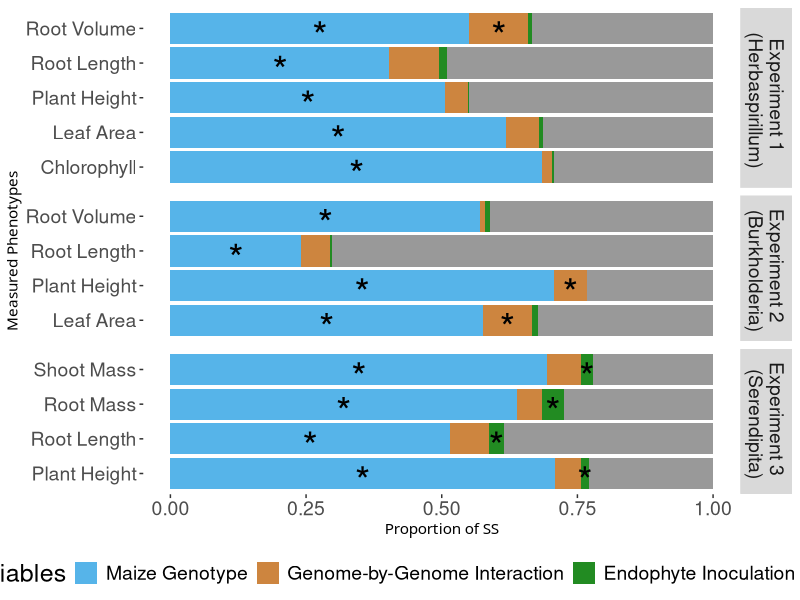
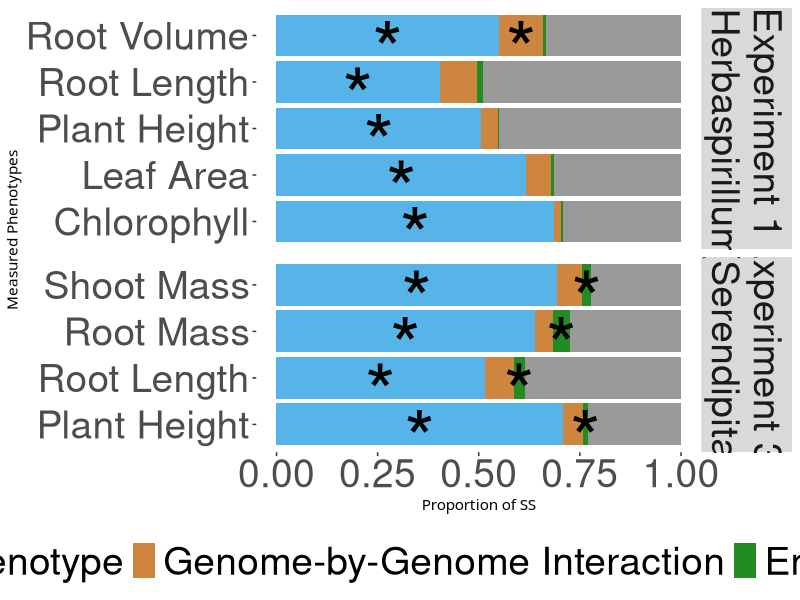

Recreate these plots in R, in order.
# This script will combine the analysis and create final figures for my final combined data. 

getwd()                      # PLEASE CHANGE WD
setwd("/home/coreyschultz/1.Projects/2.Maize.Endophyte.Project/Final_Data_and_Figs")
getwd()
library(tidyr)
library(tidyverse)
library(broom)
library(ggplot2)
library(car)
library(data.table)
library(ggpubr)

Herb_data = read.csv("Final_Herb_Data.csv", sep =",")
Burk_data = read.csv("Final_Burk_Data.csv", sep =",")
Serendip_data = read.csv("Final_Sbecsii_Data.csv", sep =",")

names(Herb_data) <- c("Genotype", "Condition", "Rep", "Endophyte","Chlorophyll1","Chlorophyll2","Chlorophyll3",
                      "PlantHeight","LeafArea","RootLength","RootVolume","Group_or_Date")
names(Burk_data) <- c("Genotype", "Condition", "Rep", "Endophyte",
                      "PlantHeight","LeafArea","RootLength","RootVolume")
names(Serendip_data) <- c("Genotype", "Condition", "Rep", "Endophyte",
                          "PlantHeight","RootLength","RootMass","ShootMass")

Serendip_data$Condition <- gsub('C', 'Control', Serendip_data$Condition)
Serendip_data$Condition <- gsub('I', 'Inoculated', Serendip_data$Condition)
Herb_data$Condition <- gsub('C', 'Control', Herb_data$Condition)
Herb_data$Condition <- gsub('I', 'Inoculated', Herb_data$Condition)
Burk_data$Condition <- gsub('C', 'Control', Burk_data$Condition)
Burk_data$Condition <- gsub('I', 'Inoculated', Burk_data$Condition)


# number of variables in our model + residuals
n = 4

# Serendipita #Drop rep
SereResultsT1 <- data.frame()
SereResultsT1 <- data.frame(PlantHeight=numeric(n),RootLength=numeric(n),RootMass=numeric(n),ShootMass=numeric(n))
rownames(SereResultsT1) <- c("Genotype","Inoculation","Genotype:Inoculation", "Residuals")

myvars <- names(Serendip_data[5:8]) # create a list of traits
Signif_list <- list()

for( m in myvars){
  print(m)
  print(as.name(m))
  linmod <- lm(Serendip_data[[m]] ~ Genotype + Condition + Genotype:Condition, data = Serendip_data)
  HPH1 <- anova(linmod)
  print(HPH1)
  SereResultsT1[[m]] <- c(HPH1[1,2],HPH1[2,2],HPH1[3,2],HPH1[4,2])
  itlist = HPH1[,5]
  Signif_list <- append(Signif_list, itlist)
}

#Get rid of the NAs from residuals
Signif_list[is.na(Signif_list)] = 1
Signif_list

# Convert these p values to *
for( s in 1:length(Signif_list)){
  #print(s)
  if (Signif_list[s] < .05){
    Signif_list[s] <- '*'
    #print("True")
  } else {
    Signif_list[s] <- " "
    #print("False")
  }
}
Signif_list

# Now Normalize all the columns
ST1 <- SereResultsT1

ST1[] <- lapply(ST1[], function(x) x/sum(x))
setDT(ST1, keep.rownames = TRUE)[]

SereT1_long <- ST1 %>%
  gather(ST1, value,PlantHeight:ShootMass)

SereT1_long$Signif <- Signif_list


# Herbaspirillum

# Average Chlorophyll together
Herb_data$Chlorophyll <- rowMeans(Herb_data[ , c("Chlorophyll1","Chlorophyll2","Chlorophyll3")], na.rm=TRUE)

HerbResultsT1 <- data.frame(Chlorophyll=numeric(n),PlantHeight=numeric(n),LeafArea=numeric(n),RootLength=numeric(n),RootVolume=numeric(n))
rownames(HerbResultsT1) <- c("Genotype","Inoculation","Genotype:Inoculation", "Residuals")

herb_cols <- c(13, 8:11)
myvars <- names(Herb_data[,herb_cols]) # create a list of traits
Signif_list <- list()

for( m in myvars){
  print(m)
  print(as.name(m))
  linmod <- lm(Herb_data[[m]] ~ Genotype + Condition + Genotype:Condition, data = Herb_data)
  HPH1 <- anova(linmod)
  print(HPH1)
  HerbResultsT1[[m]] <- c(HPH1[1,2],HPH1[2,2],HPH1[3,2],HPH1[4,2])
  itlist = HPH1[,5]
  Signif_list <- append(Signif_list, itlist)
}

#Get rid of the NAs from residuals
Signif_list[is.na(Signif_list)] = 1
Signif_list

# Convert these p values to *
for( s in 1:length(Signif_list)){
  #print(s)
  if (Signif_list[s] < .05){
    Signif_list[s] <- '*'
    #print("True")
  } else {
    Signif_list[s] <- " "
    #print("False")
  }
}
Signif_list

# Now Normalize all the columns
HerbT1 <- HerbResultsT1

HerbT1[] <- lapply(HerbT1[], function(x) x/sum(x))
setDT(HerbT1, keep.rownames = TRUE)[]

HerbT1_long <- HerbT1 %>%
  gather(HerbT1, value,Chlorophyll:RootVolume)

HerbT1_long$Signif <- Signif_list


# Burkholderia
Burk_data$RootLength <- as.numeric(Burk_data$RootLength)
Burk_data$RootVolume <- as.numeric(Burk_data$RootVolume)

burkResultsT1 <- data.frame(PlantHeight=numeric(n),LeafArea=numeric(n),RootLength=numeric(n),RootVolume=numeric(n))
rownames(burkResultsT1) <- c("Genotype","Inoculation","Genotype:Inoculation", "Residuals")

myvars <- names(Burk_data[5:8]) # create a list of traits
Signif_list <- list()

for( m in myvars){
  print(m)
  print(as.name(m))
  linmod <- lm(Burk_data[[m]] ~ Genotype + Condition + Genotype:Condition, data = Burk_data)
  HPH1 <- anova(linmod)
  print(HPH1)
  burkResultsT1[[m]] <- c(HPH1[1,2],HPH1[2,2],HPH1[3,2],HPH1[4,2])
  itlist = HPH1[,5]
  Signif_list <- append(Signif_list, itlist)
}

#Get rid of the NAs from residuals
Signif_list[is.na(Signif_list)] = 1
Signif_list

# Convert these p values to *
for( s in 1:length(Signif_list)){
  #print(s)
  if (Signif_list[s] < .05){
    Signif_list[s] <- '*'
    #print("True")
  } else {
    Signif_list[s] <- " "
    #print("False")
  }
}
Signif_list

# Now Normalize all the columns
BurkT1 <- burkResultsT1

BurkT1[] <- lapply(BurkT1[], function(x) x/sum(x))
setDT(BurkT1, keep.rownames = TRUE)[]

BurkT1_long <- BurkT1 %>%
  gather(BurkT1, value,PlantHeight:RootVolume)

BurkT1_long$Signif <- Signif_list


# Endophytes included in Name: don't like that but without empty faceting
SereT1_long["Endophyte"] <- "Experiment 3 \n (Serendipita)"
HerbT1_long["Endophyte"] <- "Experiment 1 \n (Herbaspirillum)"
BurkT1_long["Endophyte"] <- "Experiment 2 \n (Burkholderia)"


names(SereT1_long)[names(SereT1_long) == "ST1"] <- "Phenotype"
names(HerbT1_long)[names(HerbT1_long) == "HerbT1"] <- "Phenotype"
names(BurkT1_long)[names(BurkT1_long) == "BurkT1"] <- "Phenotype"

SandHandB <- rbind(HerbT1_long,BurkT1_long,SereT1_long)

cbPalette <- c("#999999", "forestgreen", "tan3", "#56B4E9", "#F0E442", "#0072B2", "#D55E00", "#CC79A7")

# Add spaces to phenotypes

SandHandB$Phenotype[SandHandB$Phenotype == "PlantHeight"] <- "Plant Height"
SandHandB$Phenotype[SandHandB$Phenotype == "LeafArea"] <- "Leaf Area"
SandHandB$Phenotype[SandHandB$Phenotype == "RootLength"] <- "Root Length"
SandHandB$Phenotype[SandHandB$Phenotype == "RootVolume"] <- "Root Volume"
SandHandB$Phenotype[SandHandB$Phenotype == "ShootMass"] <- "Shoot Mass"
SandHandB$Phenotype[SandHandB$Phenotype == "RootMass"] <- "Root Mass"

# Change names in legends to fit the manuscript text
SandHandB$rn[SandHandB$rn == "Genotype"] <- "Maize Genotype"
SandHandB$rn[SandHandB$rn == "Inoculation"] <- "Endophyte Inoculation"
SandHandB$rn[SandHandB$rn == "Genotype:Inoculation"] <- "Genome-by-Genome Interaction"

# reorder legend 
SandHandB$rn <- factor(SandHandB$rn, levels = c("Maize Genotype","Genome-by-Genome Interaction","Endophyte Inoculation","Residuals"))

# why do I need to use another vjust? cus its turned sideways? that is stupid
fig_1 <- ggplot(SandHandB, aes(x = Phenotype, y = value, fill = forcats::fct_rev(rn), label = Signif)) + 
  geom_col(position=position_stack()) + theme(axis.text.x = element_text( size = 14)) + 
  theme(axis.text.y = element_text(size = 14)) + 
  labs(fill = "Variables") + geom_text(aes(label = Signif), size = 10, position = position_stack(vjust = 0.5), 
                                       vjust = .75)+ 
  xlab("Measured Phenotypes") + coord_flip() +
  ylab("Proportion of SS") + scale_fill_manual(values=cbPalette) +
  theme(panel.background = element_rect(fill = "white",
                                        colour = "white"), 
        panel.grid.major = element_line(size = 0.5, linetype = 'solid',
                                        colour = "white"), 
        panel.grid.minor = element_line(size = 0.25, linetype = 'solid',
                                        colour = "white")) + 
  facet_grid(rows = vars(Endophyte), drop = TRUE, space = "free", scales = "free", switch = NULL) + 
  theme(legend.position = "right") + theme(axis.line = element_line(colour = "white"), 
                                           panel.border = element_blank()) + 
  theme(legend.title = element_text(size=18)) + theme(legend.text = element_text(size=14)) + 
  theme(strip.text.y = element_text(size = 14)) + theme(plot.title = element_text(size=20)) +
  theme(axis.title.x = element_text(30)) + theme(axis.title.y = element_text(20)) + 
  guides(fill = guide_legend(reverse = TRUE)) + theme(legend.position = "bottom")

ggsave("Fig1_Endo_Submission.png", fig_1, device = "png", width = 12, height = 5, dpi = 800)

# pag high dpi fig

SnB <- subset(SandHandB, Endophyte!= "Experiment 2 \n (Burkholderia)")

fig_1_pag1000 <- ggplot(SnB, aes(x = Phenotype, y = value, fill = forcats::fct_rev(rn), label = Signif)) + 
  geom_col(position=position_stack()) + theme(axis.text.x = element_text( size = 28)) + 
  theme(axis.text.y = element_text(size = 28)) + 
  labs(fill = "Variables") + geom_text(aes(label = Signif), size = 20, position = position_stack(vjust = 0.5), 
                                       vjust = .75)+ 
  xlab("Measured Phenotypes") + coord_flip() +
  ylab("Proportion of SS") + scale_fill_manual(values=cbPalette) +
  theme(panel.background = element_rect(fill = "white",
                                        colour = "white"), 
        panel.grid.major = element_line(size = 0.5, linetype = 'solid',
                                        colour = "white"), 
        panel.grid.minor = element_line(size = 0.25, linetype = 'solid',
                                        colour = "white")) + 
  facet_grid(rows = vars(Endophyte), drop = TRUE, space = "free", scales = "free", switch = NULL) + 
  theme(legend.position = "right") + theme(axis.line = element_line(colour = "white"), 
                                           panel.border = element_blank()) + 
  theme(legend.title = element_text(size=36)) + theme(legend.text = element_text(size=28)) + 
  theme(strip.text.y = element_text(size = 28)) + theme(plot.title = element_text(size=40)) +
  theme(axis.title.x = element_text(60)) + theme(axis.title.y = element_text(40)) + 
  guides(fill = guide_legend(reverse = TRUE)) + theme(legend.position = "bottom")

ggsave("Fig1_pag1000.png", fig_1_pag1000, device = "png", width = 24, height = 10, dpi = 1000)

# Need to change Genotype: Inoculation name - just changed column names above
SandHandB <- as.data.frame(lapply(SandHandB, function(x) {
  gsub("Genotype:Inoculation", "GenxInoc", x)
}))

# Calculate total variance due to genotype 
SandHandB

# Need to change Genotype: Inoculation name - just changed column names above
SandHandB <- as.data.frame(lapply(SandHandB, function(x) {
   gsub("Genotype:Inoculation", "GenxInoc", x)
 }))

count = 0.0
sum = 0.0

for (row in 1:nrow(SandHandB)){
  if(grepl("Genome-by-Genome Interaction", SandHandB[row, 1])){
    count = count + 1
    sum = sum + as.numeric(as.character(SandHandB[row,3]))
    #print(SandHandB[row,3])
  }}

interaction_avg = (sum/count) 
print(interaction_avg)

count = 0.0
sum = 0.0

for (row in 1:nrow(SandHandB)){
  if(grepl("Genotype", SandHandB[row, 1])){
    count = count + 1
    sum = sum + as.numeric(as.character(SandHandB[row,3]))
    #print(SandHandB[row,3])
  }}

Genotype_avg = (sum/count) 
print(Genotype_avg)

print("Interaction over Genotype")
print(interaction_avg / Genotype_avg)

